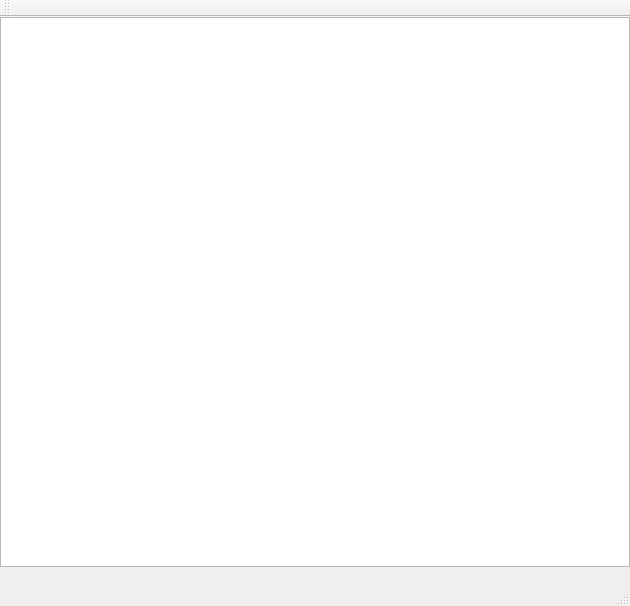
<?xml version="1.0" encoding="UTF-8"?>
<ui version="4.0">
 <class>ScoreWidgetClass</class>
 <widget class="QMainWindow" name="ScoreWidgetClass">
  <property name="geometry">
   <rect>
    <x>0</x>
    <y>0</y>
    <width>630</width>
    <height>606</height>
   </rect>
  </property>
  <property name="windowTitle">
   <string>ScoreWidget</string>
  </property>
  <widget class="QWidget" name="centralWidget">
   <property name="minimumSize">
    <size>
     <width>630</width>
     <height>550</height>
    </size>
   </property>
   <property name="maximumSize">
    <size>
     <width>630</width>
     <height>550</height>
    </size>
   </property>
   <widget class="QTextBrowser" name="textBrowser">
    <property name="geometry">
     <rect>
      <x>0</x>
      <y>0</y>
      <width>630</width>
      <height>550</height>
     </rect>
    </property>
    <property name="minimumSize">
     <size>
      <width>630</width>
      <height>550</height>
     </size>
    </property>
    <property name="maximumSize">
     <size>
      <width>630</width>
      <height>550</height>
     </size>
    </property>
   </widget>
  </widget>
  <widget class="QMenuBar" name="menuBar">
   <property name="geometry">
    <rect>
     <x>0</x>
     <y>0</y>
     <width>630</width>
     <height>22</height>
    </rect>
   </property>
  </widget>
  <widget class="QToolBar" name="mainToolBar">
   <attribute name="toolBarArea">
    <enum>TopToolBarArea</enum>
   </attribute>
   <attribute name="toolBarBreak">
    <bool>false</bool>
   </attribute>
  </widget>
  <widget class="QStatusBar" name="statusBar"/>
 </widget>
 <layoutdefault spacing="6" margin="11"/>
 <resources/>
 <connections/>
</ui>
